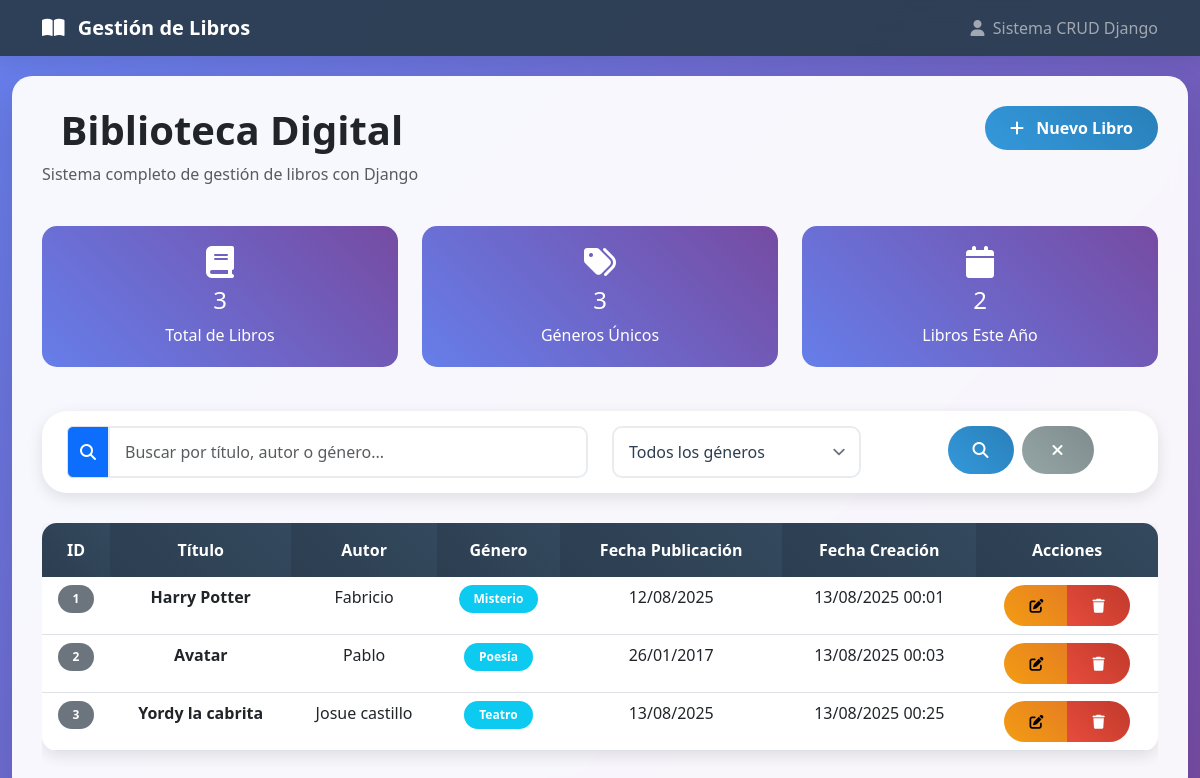
The app's page /, older data.
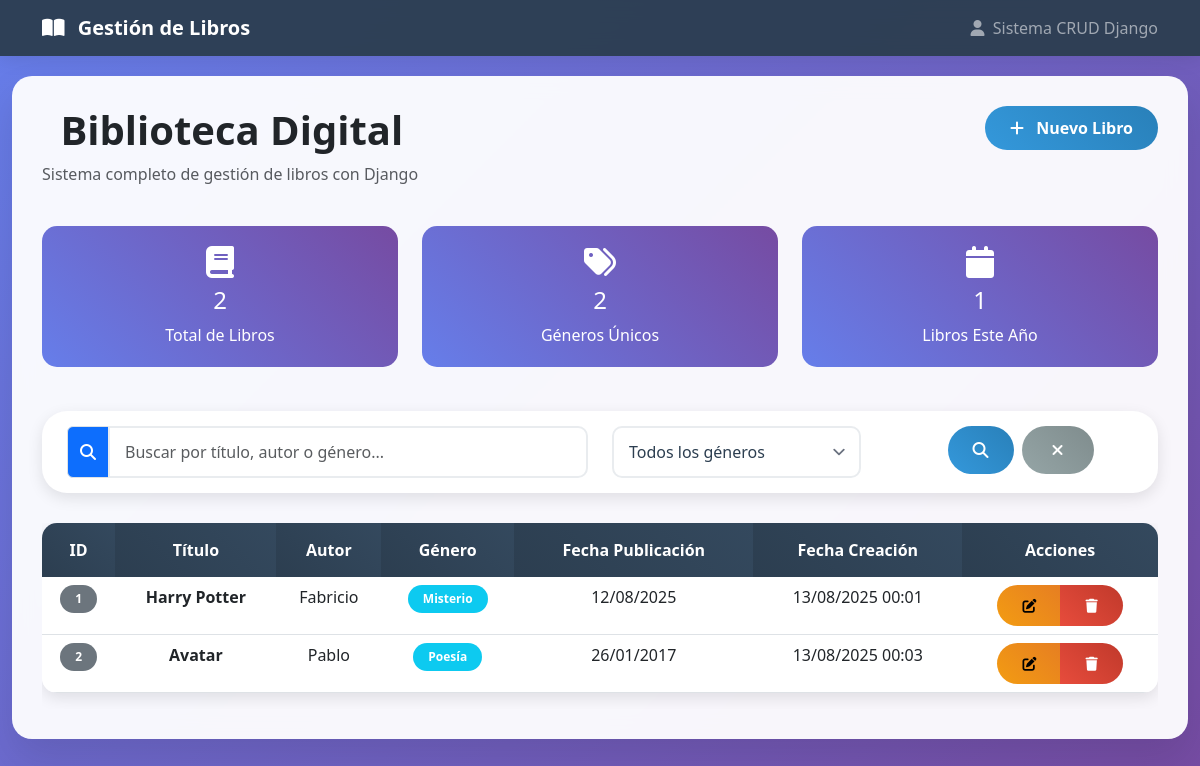
The same page, newer data.
### libros/models.py (models this page shows, shortened)
class Libro(models.Model):
    GENERO_CHOICES = [
        ('ficcion', 'Ficción'),
        ('no_ficcion', 'No Ficción'),
        ('misterio', 'Misterio'),
        ('romance', 'Romance'),
        ('ciencia_ficcion', 'Ciencia Ficción'),
        ('fantasia', 'Fantasía'),
        ('biografia', 'Biografía'),
        ('historia', 'Historia'),
        ('filosofia', 'Filosofía'),
        ('poesia', 'Poesía'),
        ('teatro', 'Teatro'),
        ('infantil', 'Infantil'),
        ('juvenil', 'Juvenil'),
        ('tecnologia', 'Tecnología'),
        ('autoayuda', 'Autoayuda'),
        ('otros', 'Otros'),
    ]
    titulo = models.CharField(max_length=200, verbose_name="Título")
    autor = models.CharField(max_length=200, verbose_name="Autor")
    genero = models.CharField(max_length=50, choices=GENERO_CHOICES, verbose_name="Género")
    fecha_publicacion = models.DateField(verbose_name="Fecha de Publicación")
    fecha_creacion = models.DateTimeField(auto_now_add=True, verbose_name="Fecha de Creación")
    fecha_actualizacion = models.DateTimeField(auto_now=True, verbose_name="Fecha de Actualización")
    class Meta:
        verbose_name = "Libro"
        verbose_name_plural = "Libros"
        ordering = ['-fecha_creacion']
    def get_genero_display(self):
        return dict(self.GENERO_CHOICES)[self.genero]

### libros/views.py (the view)
# urls.py: path('', views.index, name='index'),
def index(request):
    search = request.GET.get('search', '')
    genero = request.GET.get('genero', '')
    libros = Libro.objects.all()
    if search:
        libros = libros.filter(
            Q(titulo__icontains=search) |
            Q(autor__icontains=search) |
            Q(genero__icontains=search)
        )
    if genero:
        libros = libros.filter(genero=genero)
    libros = libros.order_by('id')
    total_libros = Libro.objects.count()
    generos_count = {}
    for genero_choice in Libro.GENERO_CHOICES:
        count = Libro.objects.filter(genero=genero_choice[0]).count()
        if count > 0:
            generos_count[genero_choice[1]] = count
    from datetime import date
    current_year = date.today().year
    libros_este_ano = libros.filter(fecha_publicacion__year=current_year).count()
    busqueda_form = BusquedaForm(request.GET)
    context = {
        'libros': libros,
        'busqueda_form': busqueda_form,
        'total_libros': total_libros,
        'total_generos': len(generos_count),
        'libros_este_ano': libros_este_ano,
        'generos_count': generos_count,
    }
    return render(request, 'index.html', context)

### libros/forms.py
class BusquedaForm(forms.Form):
    search = forms.CharField(
        required=False,
        widget=forms.TextInput(attrs={
            'class': 'form-control',
            'placeholder': 'Buscar por título, autor o género...'
        }),
        label='Buscar'
    )
    genero = forms.ChoiceField(
        required=False,
        choices=[('', 'Todos los géneros')] + Libro.GENERO_CHOICES,
        widget=forms.Select(attrs={
            'class': 'form-select'
        }),
        label='Género'
    )

### templates/index.html (shortened to what this page needs)
<!DOCTYPE html>
<html lang="es">
<head>
    <link href="https://cdn.jsdelivr.net/npm/bootstrap@5.3.0/dist/css/bootstrap.min.css" rel="stylesheet">
    <link href="https://cdnjs.cloudflare.com/ajax/libs/font-awesome/6.4.0/css/all.min.css" rel="stylesheet">
    {% load static %}
    <link href="{% static 'css/styles.css' %}" rel="stylesheet">
</head>
<body>
    <nav class="navbar navbar-expand-lg navbar-dark">
        <div class="container">
            <a class="navbar-brand" href="{% url 'index' %}">
                <i class="fas fa-book-open me-2"></i>
                Gestión de Libros
            </a>
            <div class="navbar-nav ms-auto">
                <span class="navbar-text">
                    <i class="fas fa-user me-1"></i>
                    Sistema CRUD Django
                </span>
            </div>
        </div>
    </nav>
    <div class="container-fluid">
        <div class="main-container">
            <div class="row mb-4">
                <div class="col-md-8">
                    <h1 class="display-6 fw-bold text-dark mb-2">
                        Biblioteca Digital
                    </h1>
                    <p class="text-muted">Sistema completo de gestión de libros con Django</p>
                </div>
                <div class="col-md-4 text-end">
                    <a href="{% url 'crear_libro' %}" class="btn btn-primary">
                        <i class="fas fa-plus me-2"></i>
                        Nuevo Libro
                    </a>
                </div>
            </div>
            <div class="row mb-4">
                <div class="col-md-4">
                    <div class="stats-card">
                        <i class="fas fa-book fa-2x mb-2"></i>
                        <h4>{{ total_libros }}</h4>
                        <p class="mb-0">Total de Libros</p>
                    </div>
                </div>
                <div class="col-md-4">
                    <div class="stats-card">
                        <i class="fas fa-tags fa-2x mb-2"></i>
                        <h4>{{ total_generos }}</h4>
                        <p class="mb-0">Géneros Únicos</p>
                    </div>
                </div>
                <div class="col-md-4">
                    <div class="stats-card">
                        <i class="fas fa-calendar fa-2x mb-2"></i>
                        <h4>{{ libros_este_ano }}</h4>
                        <p class="mb-0">Libros Este Año</p>
                    </div>
                </div>
            </div>
            <div class="search-box">
                <form method="get" action="{% url 'index' %}">
                    <div class="row">
                        <div class="col-md-6">
                            <div class="input-group">
                                <span class="input-group-text bg-primary text-white">
                                    <i class="fas fa-search"></i>
                                </span>
                                {{ busqueda_form.search }}
                            </div>
                        </div>
                        <div class="col-md-3">
                            {{ busqueda_form.genero }}
                        </div>
                        <div class="col-md-3">
                            <div class="d-flex gap-2">
                                <button type="submit" class="btn btn-primary">
                                    <i class="fas fa-search"></i>
                                </button>
                                <a href="{% url 'index' %}" class="btn btn-secondary">
                                    <i class="fas fa-times"></i>
                                </a>
                            </div>
                        </div>
                    </div>
                </form>
            </div>
            {% if libros %}
                <div class="table-responsive">
                    <table class="table table-hover">
                        <thead>
                            <tr>
                                <th>ID</th>
                                <th>Título</th>
                                <th>Autor</th>
                                <th>Género</th>
                                <th>Fecha Publicación</th>
                                <th>Fecha Creación</th>
                                <th>Acciones</th>
                            </tr>
                        </thead>
                        <tbody>
                            {% for libro in libros %}
                                <tr>
                                    <td><span class="badge bg-secondary">{{ libro.id }}</span></td>
                                    <td><strong>{{ libro.titulo }}</strong></td>
                                    <td>{{ libro.autor }}</td>
                                    <td><span class="badge bg-info">{{ libro.get_genero_display }}</span></td>
                                    <td>{{ libro.fecha_publicacion|date:"d/m/Y" }}</td>
                                    <td>{{ libro.fecha_creacion|date:"d/m/Y H:i" }}</td>
                                    <td>
                                        <div class="btn-group" role="group">
                                            <a href="{% url 'editar_libro' libro.id %}" class="btn btn-warning btn-sm" title="Editar">
                                                <i class="fas fa-edit"></i>
                                            </a>
                                            <a href="{% url 'eliminar_libro' libro.id %}" class="btn btn-danger btn-sm" title="Eliminar">
                                                <i class="fas fa-trash"></i>
                                            </a>
                                        </div>
                                    </td>
                                </tr>
                            {% endfor %}
                        </tbody>
                    </table>
                </div>
            {% endif %}
        </div>
    </div>
</body>
</html>

### static/css/styles.css (style rules this page uses)
:root { --primary-color: #2c3e50; --secondary-color: #3498db; --accent-color: #e74c3c; --success-color: #27ae60; --warning-color: #f39c12; --light-bg: #ecf0f1; --dark-text: #2c3e50; }
body { font-family: 'Segoe UI', Tahoma, Geneva, Verdana, sans-serif; background: linear-gradient(135deg, #667eea 0%, #764ba2 100%); min-height: 100vh; }
.navbar { background: rgba(44, 62, 80, 0.95) !important; backdrop-filter: blur(10px); box-shadow: 0 2px 20px rgba(0,0,0,0.1); }
.navbar-brand { font-weight: bold; color: white !important; }
.main-container { background: rgba(255, 255, 255, 0.95); border-radius: 20px; box-shadow: 0 20px 40px rgba(0,0,0,0.1); backdrop-filter: blur(10px); margin: 20px auto; padding: 30px; max-width: 1200px; }
.btn-primary { background: linear-gradient(45deg, var(--secondary-color), #2980b9); border: none; border-radius: 25px; padding: 10px 25px; font-weight: 600; transition: all 0.3s ease; }
.btn-danger { background: linear-gradient(45deg, var(--accent-color), #c0392b); border: none; border-radius: 25px; padding: 10px 25px; font-weight: 600; }
.btn-warning { background: linear-gradient(45deg, var(--warning-color), #e67e22); border: none; border-radius: 25px; padding: 10px 25px; font-weight: 600; }
.btn-secondary { background: linear-gradient(45deg, #95a5a6, #7f8c8d); border: none; border-radius: 25px; padding: 12px 30px; font-weight: 600; }
.form-control { border-radius: 10px; border: 2px solid #e9ecef; padding: 12px 15px; transition: all 0.3s ease; }
.form-select { border-radius: 10px; border: 2px solid #e9ecef; padding: 12px 15px; transition: all 0.3s ease; color: var(--dark-text); font-weight: 500; }
.form-select option { color: var(--dark-text); font-weight: 500; background-color: white; padding: 8px; }
.form-select:not([size]):not([multiple]) { background-position: right 0.5rem center; background-repeat: no-repeat; background-size: 1.5em 1.5em; padding-right: 2.5rem; }
.table { border-radius: 15px; overflow: hidden; box-shadow: 0 5px 15px rgba(0,0,0,0.1); }
.table thead th { background: linear-gradient(45deg, var(--primary-color), #34495e); color: white; border: none; padding: 15px; font-weight: 600; text-align: center; }
.table tbody tr { transition: background-color 0.3s ease; text-align: center; }
.badge { border-radius: 20px; padding: 8px 15px; font-weight: 600; }
.search-box { background: white; border-radius: 25px; padding: 15px 25px; box-shadow: 0 5px 15px rgba(0,0,0,0.1); margin-bottom: 30px; }
.search-box .d-flex.gap-2 { margin-left: 63px; }
.stats-card { background: linear-gradient(45deg, #667eea, #764ba2); color: white; border-radius: 15px; padding: 20px; text-align: center; margin-bottom: 20px; }

Row changes from the older to the newer data that the page shows:
removed Libro: id "3", titulo "Yordy la cabrita", autor "Josue castillo", genero "Teatro", fecha_publicacion "13/08/2025", fecha_creacion "13/08/2025 00:25"
Text that changed along with them:
{{ total_libros }}: "3" → "2"
{{ total_generos }}: "3" → "2"
{{ libros_este_ano }}: "2" → "1"
